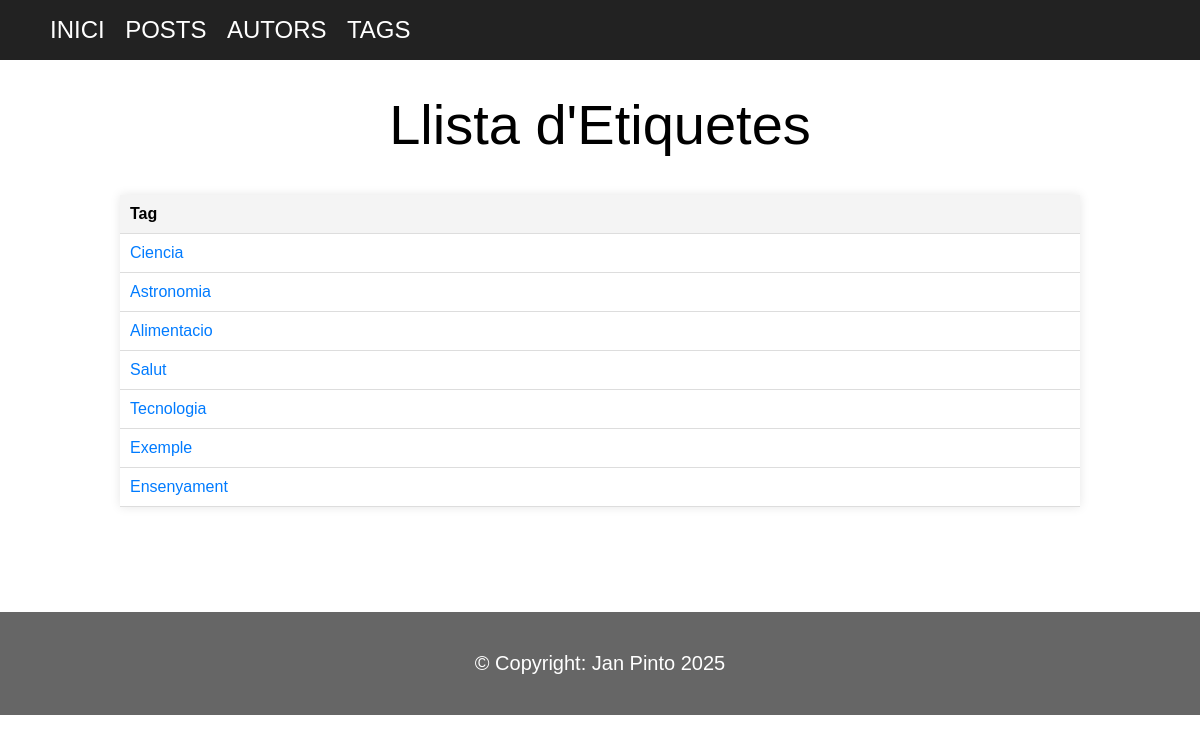
The app's page /tags/ with its own data.
### blog/models.py (models this page shows, shortened)
class Tag(models.Model):
    nom = models.CharField(max_length=50, unique=True)
    slug = models.SlugField(max_length=50, unique=True, blank=True)

### blog/views.py (the view)
# urls.py: path('tags/', views.tag_list, name='tag_list'),
def tag_list(request):
    tags = Tag.objects.all()
    return render(request, 'blog/tag_list.html', {'tags': tags})

### blog/templates/blog/tag_list.html (shortened to what this page needs)
{% extends 'blog/base.html' %}
{% block content %}
<div class="text-center">
    <h1 class="titol">Llista d'Etiquetes</h1>
    <table>
        <thead>
            <tr>
                <th>Tag</th>
            </tr>
        </thead>
        <tbody>
            {% for tag in tags %}
                <tr>
                    <td><a href="{% url 'tag_detail' tag.slug %}">{{ tag.nom }}</a></td>
                </tr>
            {% empty %}
                <tr>
                    <td>No hi ha tags disponibles.</td>
                </tr>
            {% endfor %}
        </tbody>
    </table>
</div>
{% endblock %}

### blog/static/blog/css/style.css (style rules this page uses)
body { font-family: Arial, sans-serif; margin: 0; padding: 0; }
table { width: 80%; margin: 0 auto; border-collapse: collapse; background-color: white; box-shadow: 0 0 10px rgba(0, 0, 0, 0.1); }
th, td { padding: 10px; text-align: left; border-bottom: 1px solid #ddd; }
th { background-color: #f4f4f4; font-weight: bold; }
a { color: #007bff; text-decoration: none; }
.text-center { text-align: center; }
.titol { font-size: 3.5rem; font-weight: 500; margin-top: 2rem; }

### records on screen
Tag: nom "Ciencia"
Tag: nom "Astronomia"
Tag: nom "Alimentacio"
Tag: nom "Salut"
Tag: nom "Tecnologia"
Tag: nom "Exemple"
Tag: nom "Ensenyament"
